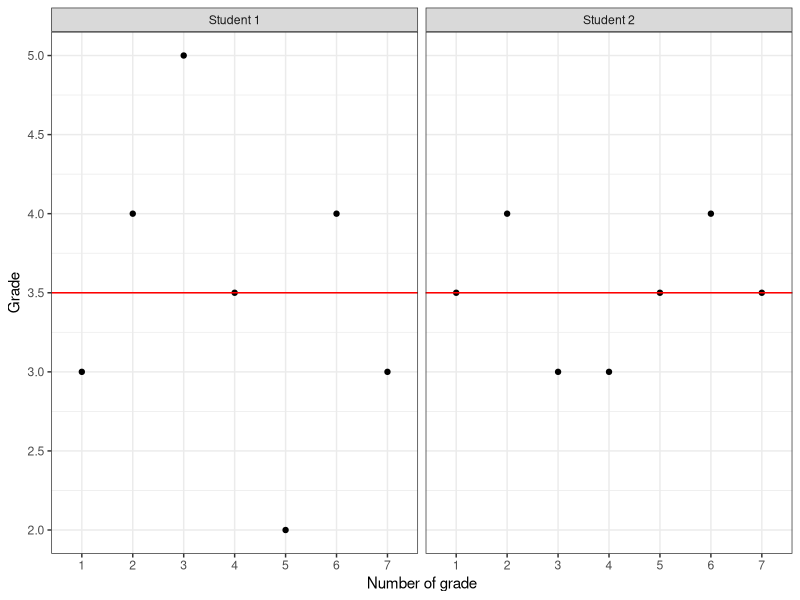
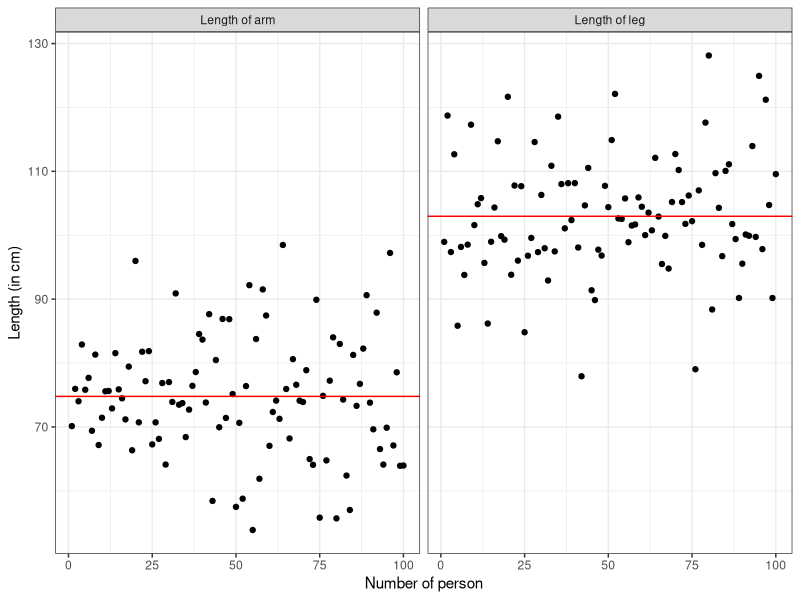
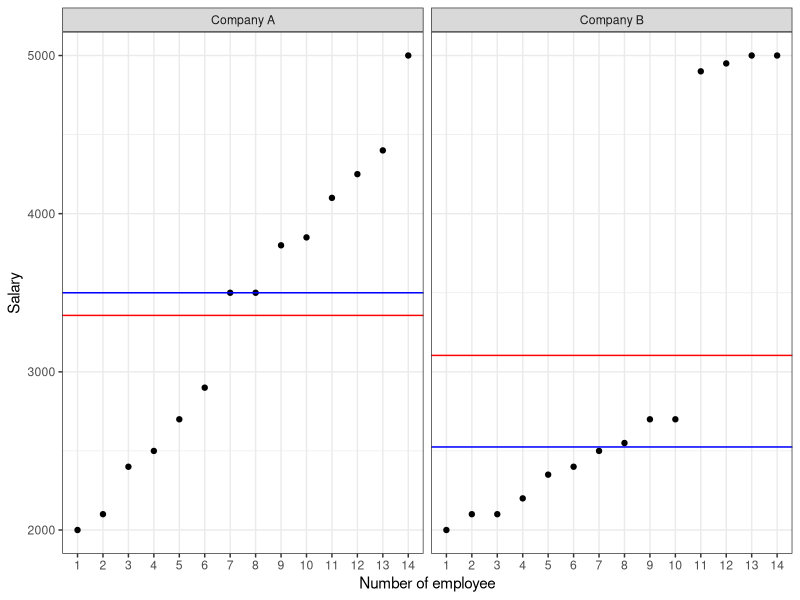
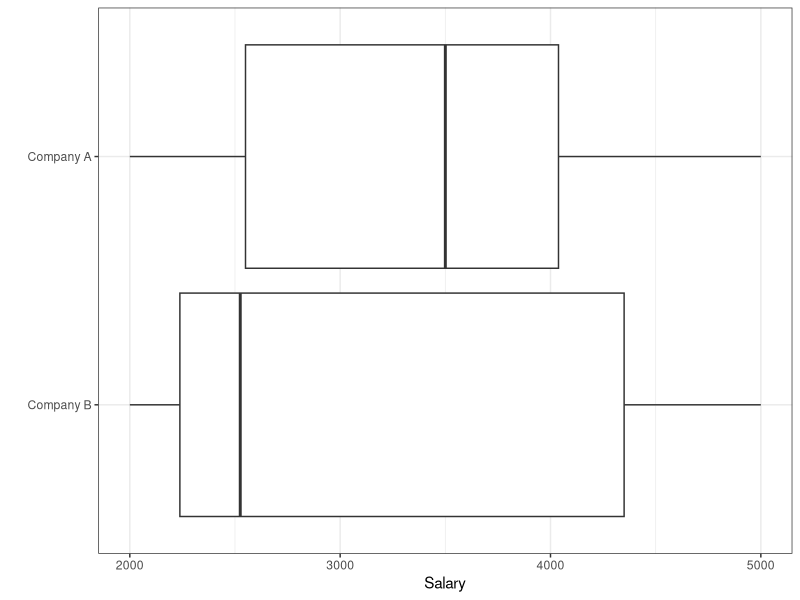
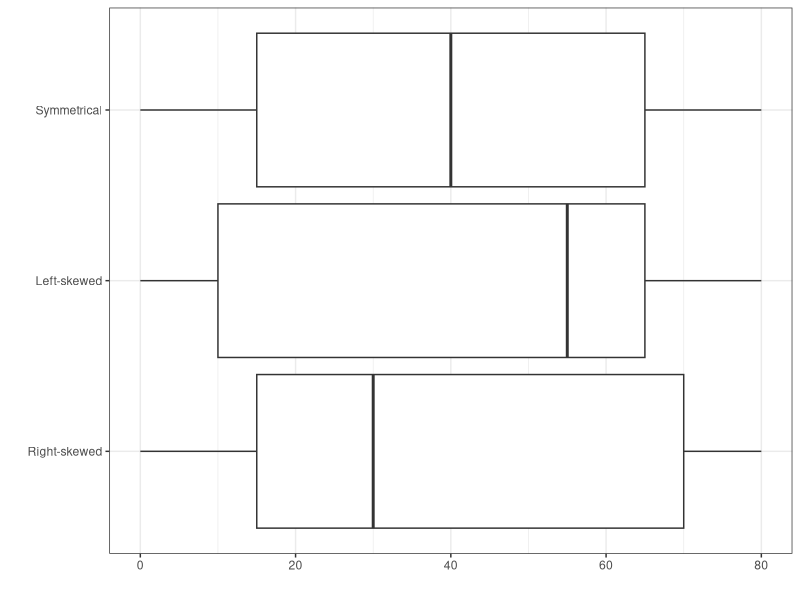

These charts were generated, in order, by the following R code:
## ---- chunk 1
library(tidyverse)
library(e1071)
knitr::opts_chunk$set(echo = TRUE)
## ---- chunk 2
oceny <- data.frame(id=c(rep("Student 1",7), rep("Student 2",7)),
                    lp=factor(x=rep(c(1:7),2)),
                    oceny=c(c(3,4,5,3.5,2,4,3),c(3.5,4,3,3,3.5,4,3.5)))

ggplot(oceny, aes(x=lp, y=oceny)) + 
  geom_point() +
  geom_hline(yintercept = mean(oceny$oceny), colour = "red") +
  facet_wrap(~ id) +
  scale_y_continuous(breaks = c(2,2.5,3,3.5,4,4.5,5)) +
  xlab("Number of grade") + ylab("Grade") +
  theme_bw()

n <- 7
var1 <- round(((n-1)/n)*as.numeric(var(subset(oceny, id=="Student 1")["oceny"])),2)
var2 <- round(((n-1)/n)*as.numeric(var(subset(oceny, id=="Student 2")["oceny"])),2)
## ---- chunk 3
sd1 <- round(sqrt(var1),2)
sd2 <- round(sqrt(var2),2)
## ---- chunk 4
set.seed(100)
n <- 100
rece_nogi <- data.frame(obs=c(rep("Length of arm",100), rep("Length of leg",100)),
                    id=rep(c(1:n),2),
                    dl=c(round(rnorm(n, 74.75, 9.19),2),round(rnorm(n, 102.84, 11.66),2))) 

rn_stat <- rece_nogi %>%
  group_by(obs) %>%
  summarize(sr=mean(dl),
            sd=sqrt(((n-1)/n)*var(dl)),
            sk=skewness(dl),
            ku=kurtosis(dl)+3)

rn <- left_join(rece_nogi, rn_stat)

ggplot(rn, aes(x=id, y=dl)) + 
  geom_point() +
  geom_hline(aes(yintercept = sr), colour = "red") +
  facet_wrap(~ obs) +
  xlab("Number of person") + ylab("Length (in cm)") +
  theme_bw()

## ---- chunk 5

wynagrodzenia <- data.frame(id=c(rep("Company A",14), rep("Company B",14)),
                    lp=factor(x=rep(c(1:14),2)),
                    wyn=c(c(2000,2100,2400,2500,2700,2900,3500,3500,3800,3850,4100,4250,4400,5000),
                          c(2000,2100,2100,2200,2350,2400,2500,2550,2700,2700,4900,4950,5000,5000)))

wyn_stat <- wynagrodzenia %>%
  group_by(id) %>%
  summarise(srednia=round(mean(wyn)),
            mediana=round(median(wyn)),
            min=round(min(wyn)),
            q1=round(quantile(wyn, 0.25)),
            q3=round(quantile(wyn, 0.75)),
            max=round(max(wyn))) %>%
  mutate(q=round((q3-q1)/2),
         vq=round(q/mediana*100),
         aq=round((q1+q3-2*mediana)/(2*q),2))

wyn_stat$id <- factor(wyn_stat$id, levels = rev(unique(wyn_stat$id)), ordered = T)

wynagrodzenia <- left_join(wynagrodzenia, wyn_stat)

ggplot(wynagrodzenia, aes(x=lp, y=wyn)) + 
  geom_point() +
  facet_wrap(~ id) +
  geom_hline(aes(yintercept = srednia), colour = "red") +
  geom_hline(aes(yintercept = mediana), colour = "blue") +
  xlab("Number of employee") + ylab("Salary") +
  theme_bw()

## ---- chunk 6

ggplot(wyn_stat, aes(x = id, ymin = min, lower = q1, middle = mediana, upper = q3, ymax = max)) +
  geom_boxplot(stat = "identity") +
  coord_flip() +
  xlab("") + ylab("Salary") +
  theme_bw()

## ---- chunk 7

as <- c("Symmetrical", "Left-skewed", "Right-skewed")
box_sym <- data.frame(x = factor(x = as, levels = rev(as),  ordered = T),
                      min=c(0,0,0),
                      q1=c(15,10,15),
                      q2=c(40,55,30),
                      q3=c(65,65,70),
                      max=c(80,80,80))


ggplot(box_sym, aes(x = x, ymin = min, lower = q1, middle = q2, upper = q3, ymax = max)) +
  geom_boxplot(stat = "identity") +
  coord_flip() +
  xlab("") + ylab("") +
  theme_bw()

